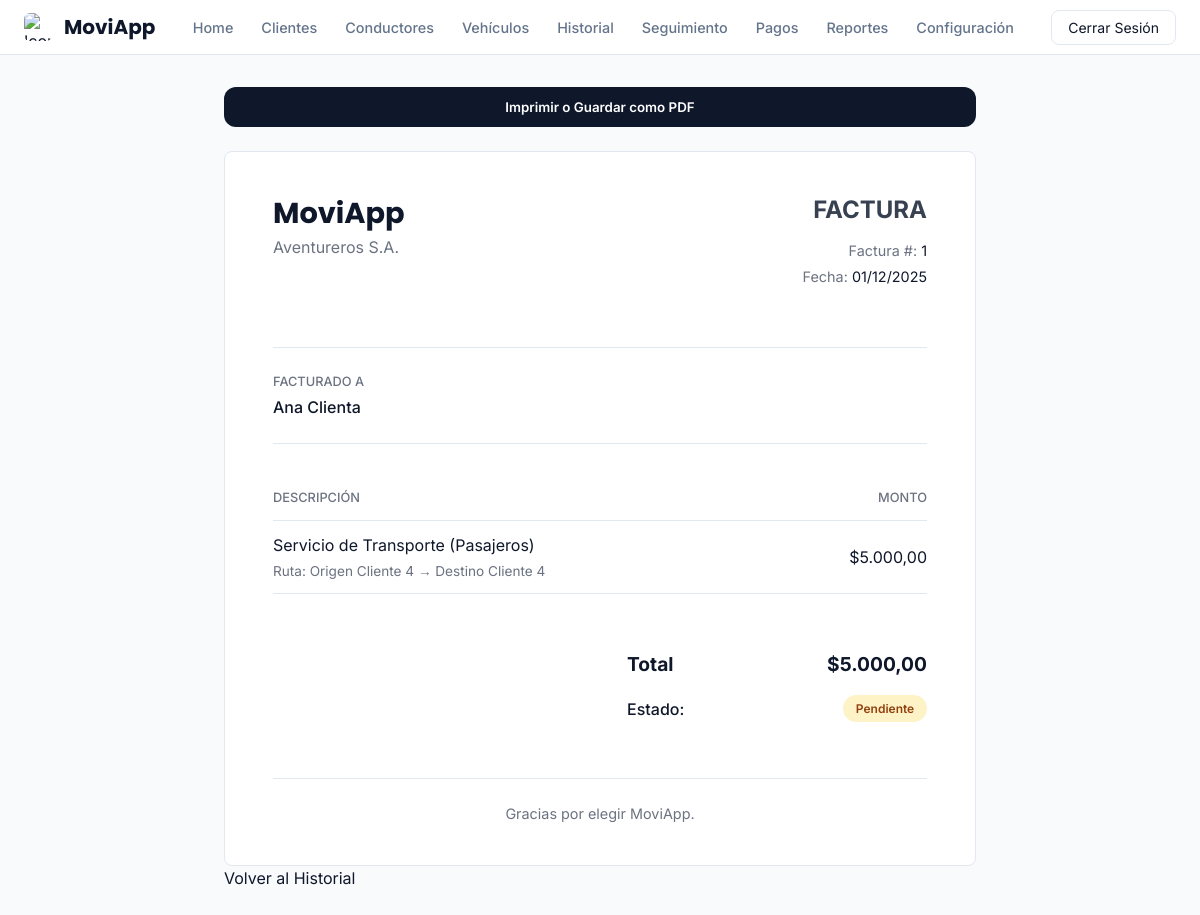
Screenshot of /pages/factura.php?id_servicio=4 (signed in) with the database file from the repository.
### tables this page shows
CREATE TABLE `SERVICIO` (
  `id_servicio` int(11) NOT NULL,
  `fecha_solicitud` timestamp NOT NULL DEFAULT current_timestamp() ON UPDATE current_timestamp(),
  `fecha_inicio` timestamp NOT NULL DEFAULT '0000-00-00 00:00:00',
  `fecha_fin` timestamp NOT NULL DEFAULT '0000-00-00 00:00:00',
  `estado` varchar(50) NOT NULL,
  `valor_total` decimal(10,2) NOT NULL CHECK (`valor_total` >= 0),
  `id_cliente` varchar(20) NOT NULL,
  `id_conductor` varchar(20) DEFAULT NULL,
  `placa_vehiculo` varchar(10) DEFAULT NULL,
  `id_tipo` int(11) NOT NULL,
  `id_categoria` int(11) NOT NULL,
  `id_tarifa` int(11) NOT NULL
);

CREATE TABLE `FACTURA` (
  `id_factura` int(11) NOT NULL,
  `id_servicio` int(11) NOT NULL,
  `total` decimal(10,2) NOT NULL,
  `fecha_emision` date NOT NULL,
  `estado_pago` enum('pendiente','pagado') NOT NULL DEFAULT 'pendiente'
);

CREATE TABLE `CLIENTE` (
  `id_cliente` varchar(20) NOT NULL,
  `nombre` varchar(100) NOT NULL,
  `direccion` varchar(255) NOT NULL,
  `id_genero` int(11) NOT NULL,
  `id_nacionalidad` int(11) NOT NULL,
  `id_usuario` int(11) DEFAULT NULL
);

CREATE TABLE `TIPO_SERVICIO` (
  `id_tipo` int(11) NOT NULL,
  `tipo` varchar(50) NOT NULL
);

CREATE TABLE `RUTA_SERVICIO` (
  `id_ruta` int(11) NOT NULL,
  `id_servicio` int(11) NOT NULL,
  `direccion_origen` varchar(255) NOT NULL,
  `direccion_destino` varchar(255) NOT NULL
);

### pages/factura.php (the view, shortened to what this page needs)
<?php
include '../includes/conexion.php';
$factura = null;
$servicio = null;
$id_servicio_param = $_GET['id_servicio'] ?? '';
if (empty($id_servicio_param)) {
    $mensaje_estado = "Error: ID de servicio no proporcionado.";
} else {
    try {
        $stmt_servicio = $pdo->prepare("
            SELECT s.*, r.direccion_origen, r.direccion_destino, cl.nombre AS nombre_cliente, co.nombre AS nombre_conductor,
                   ts.tipo AS tipo_servicio_nombre, cc.nombre_categoria AS categoria_nombre,
                   f.id_factura, f.total AS total_factura, f.fecha_emision, f.estado_pago
            FROM SERVICIO s
            JOIN RUTA_SERVICIO r ON s.id_servicio = r.id_servicio
            JOIN CLIENTE cl ON s.id_cliente = cl.id_cliente
            LEFT JOIN CONDUCTOR co ON s.id_conductor = co.id_conductor
            LEFT JOIN TIPO_SERVICIO ts ON s.id_tipo = ts.id_tipo
            LEFT JOIN CAT_CATEGORIA cc ON s.id_categoria = cc.id_categoria
            LEFT JOIN FACTURA f ON s.id_servicio = f.id_servicio
            WHERE s.id_servicio = ?
        ");
        $stmt_servicio->execute([$id_servicio_param]);
        $servicio = $stmt_servicio->fetch(PDO::FETCH_ASSOC);
        if (!$servicio) {
            $mensaje_estado = "Error: Servicio no encontrado.";
        } elseif ($servicio['id_factura'] === null) {
            $mensaje_estado = "La factura para este servicio aún no ha sido generada.";
        } else {
            $factura = [
                'id_factura' => $servicio['id_factura'],
                'total' => $servicio['total_factura'],
                'fecha_emision' => $servicio['fecha_emision'],
                'estado_pago' => $servicio['estado_pago']
            ];
        }
    } catch (Exception $e) {
        $mensaje_estado = "Error en la base de datos: " . $e->getMessage();
    }
}
?>
<!DOCTYPE html>
<html lang="es">
<head>
    <link rel="stylesheet" href="../styles/global.css">
    <link rel="stylesheet" href="../styles/header.css">
    <link rel="stylesheet" href="../styles/factura.css">
</head>
<body>
    <?php include '../includes/header.php'; ?>
    <main class="contenido-principal">
        <section class="seccion-factura">
            <?php if ($factura && $servicio): ?>
                <div class="acciones-imprimir no-print">
                    <button onclick="window.print()" class="boton-primario">Imprimir o Guardar como PDF</button>
                </div>
                <div class="factura-container">
                    <header class="factura-header-pro">
                        <div class="logo-empresa">
                            <h1>MoviApp</h1>
                            <p>Aventureros S.A.</p>
                        </div>
                        <div class="datos-factura">
                            <h2>Factura</h2>
                            <p><span>Factura #:</span> <?php echo htmlspecialchars($factura['id_factura']); ?></p>
                            <p><span>Fecha:</span> <?php echo date("d/m/Y", strtotime($factura['fecha_emision'])); ?></p>
                        </div>
                    </header>
                    <section class="factura-info-clientes">
                        <div class="info-box">
                            <h3>Facturado a</h3>
                            <p><?php echo htmlspecialchars($servicio['nombre_cliente']); ?></p>
                        </div>
                    </section>
                    <section class="factura-items-pro">
                        <table>
                            <thead>
                                <tr>
                                    <th>Descripción</th>
                                    <th class="text-right">Monto</th>
                                </tr>
                            </thead>
                            <tbody>
                                <tr>
                                    <td>
                                        Servicio de Transporte (<?php echo htmlspecialchars($servicio['tipo_servicio_nombre']); ?>)
                                        <small>Ruta: <?php echo htmlspecialchars($servicio['direccion_origen']); ?> &rarr; <?php echo htmlspecialchars($servicio['direccion_destino']); ?></small>
                                    </td>
                                    <td class="text-right">$<?php echo number_format($factura['total'], 2, ',', '.'); ?></td>
                                </tr>
                            </tbody>
                        </table>
                    </section>
                    <section class="factura-total-final">
                        <div class="total-pro">
                            <span>Total</span>
                            <span>$<?php echo number_format($factura['total'], 2, ',', '.'); ?></span>
                        </div>
                        <div class="estado-pago-final">
                            <span>Estado:</span>
                            <span class="estado-pago-pro estado-<?php echo strtolower($factura['estado_pago']); ?>">
                                <?php echo ucfirst($factura['estado_pago']); ?>
                            </span>
                        </div>
                    </section>
                    <footer class="factura-footer-pro">
                        <p>Gracias por elegir MoviApp.</p>
                    </footer>
                </div>
                <a href="historial.php" class="btn-volver no-print">Volver al Historial</a>
            <?php endif; ?>
        </section>
    </main>
</body>
</html>

### styles/global.css (style rules this page uses)
* { box-sizing: border-box; margin: 0; padding: 0; border-width: 0; border-style: solid; border-color: #e2e8f0; }
html { scroll-behavior: smooth; font-family: 'Inter', system-ui, sans-serif; }
body { background-color: #f8fafc; color: #0f172a; line-height: 1.5; }
a { text-decoration: none; color: inherit; cursor: pointer; }
button, input { font-family: inherit; }
button { cursor: pointer; }
.boton-primario { background-color: #0f172a; color: white; border-radius: 0.75rem; padding: 0.75rem 1.5rem; font-weight: 600; transition: background-color 0.2s; width: 100%; display: flex; justify-content: center; align-items: center; }

### styles/factura.css (style rules this page uses)
.seccion-factura { max-width: 800px; margin: 2rem auto; padding: 0 1.5rem; }
.factura-container { background-color: #fff; border: 1px solid #e2e8f0; border-radius: 0.5rem; padding: 2.5rem 3rem; }
.factura-header-pro { display: flex; justify-content: space-between; align-items: flex-start; padding-bottom: 1.5rem; margin-bottom: 2rem; }
.logo-empresa h1 { font-family: 'Poppins', sans-serif; font-size: 1.8rem; font-weight: 700; }
.logo-empresa p { color: #6b7280; }
.datos-factura { text-align: right; }
.datos-factura h2 { font-size: 1.5rem; text-transform: uppercase; color: #374151; margin-bottom: 0.75rem; }
.datos-factura p { margin-bottom: 0.25rem; font-size: 0.9rem; }
.datos-factura p span { color: #6b7280; }
.factura-info-clientes { border-top: 1px solid #e2e8f0; border-bottom: 1px solid #e2e8f0; padding: 1.5rem 0; margin-bottom: 2rem; }
.info-box h3 { font-size: 0.8rem; color: #6b7280; text-transform: uppercase; margin-bottom: 0.25rem; font-weight: 500; }
.info-box p { font-size: 1rem; font-weight: 500; }
.factura-items-pro table { width: 100%; border-collapse: collapse; }
.factura-items-pro th, .factura-items-pro td { padding: 0.75rem 0; text-align: left; border-bottom: 1px solid #e2e8f0; }
.factura-items-pro thead th { text-transform: uppercase; font-size: 0.8rem; color: #6b7280; font-weight: 500; }
.factura-items-pro tbody small { display: block; font-size: 0.85rem; color: #6b7280; margin-top: 0.25rem; }
.text-right { text-align: right !important; }
.factura-total-final { margin-top: 2rem; padding-top: 1rem; }
.total-pro, .estado-pago-final { display: flex; justify-content: space-between; align-items: center; margin-left: auto; max-width: 300px; padding: 0.5rem 0; }
.total-pro { font-size: 1.2rem; font-weight: 700; color: #0f172a; }
.estado-pago-final span:first-child { font-weight: 500; }
.estado-pago-pro { padding: 0.3rem 0.8rem; border-radius: 9999px; font-weight: 600; font-size: 0.75rem; }
.estado-pendiente { background-color: #fef3c7; color: #92400e; }
.factura-footer-pro { text-align: center; margin-top: 3rem; padding-top: 1.5rem; border-top: 1px solid #e2e8f0; color: #6b7280; font-size: 0.9rem; }
.acciones-imprimir { text-align: center; margin-bottom: 1.5rem; }

### rows the page displays
servicio: factura.id_factura "1", factura.fecha_emision "01/12/2025", id_cliente.nombre "Ana Clienta", id_tipo.tipo "Pasajeros", ruta_servicio.direccion_origen "Origen Cliente 4", ruta_servicio.direccion_destino "Destino Cliente 4", factura.estado_pago "Pendiente"

### other values shown
$factura['total'] "5.000,00"
